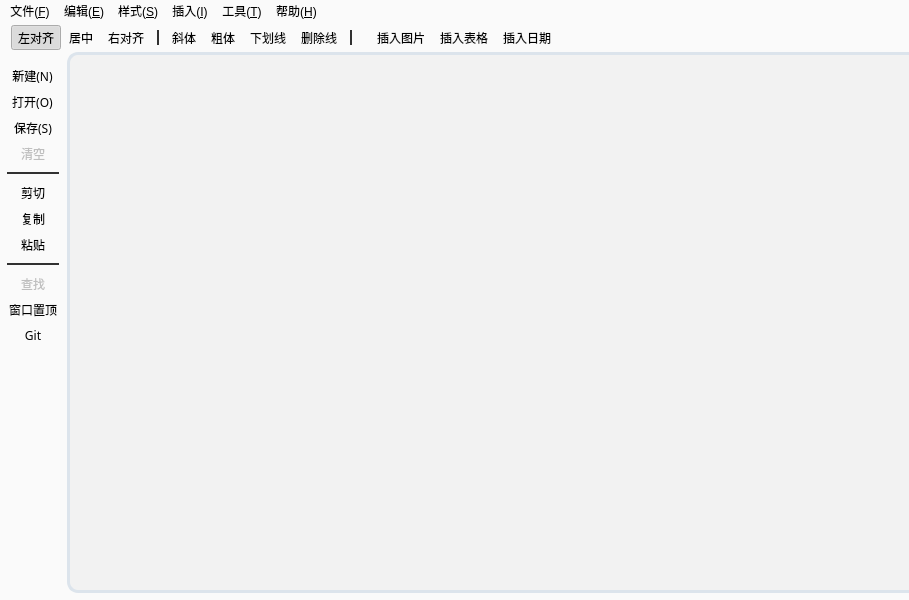
<?xml version="1.0" encoding="UTF-8"?>
<ui version="4.0">
 <class>MainWindow</class>
 <widget class="QMainWindow" name="MainWindow">
  <property name="enabled">
   <bool>true</bool>
  </property>
  <property name="geometry">
   <rect>
    <x>0</x>
    <y>0</y>
    <width>909</width>
    <height>600</height>
   </rect>
  </property>
  <property name="minimumSize">
   <size>
    <width>670</width>
    <height>400</height>
   </size>
  </property>
  <property name="font">
   <font>
    <family>微软雅黑</family>
   </font>
  </property>
  <property name="windowTitle">
   <string>书知编辑器</string>
  </property>
  <property name="windowOpacity">
   <double>1.000000000000000</double>
  </property>
  <property name="styleSheet">
   <string notr="true">QMainWindow
{
background:rgb(250,250,250);
}

QMenu::item:selected
{
background:#aaaaff;
color:rgb(250,250,250);
}

QToolBar
{
/*border-style:none;
border-radius:10px;
padding:3px;
border:3px solid white;
background:lightgray;*/
border-style:none;
background:rgb(250,250,250);
}

QToolBar::separator
{
margin:5 5px;
background:rgb(49, 49, 49);
width:2px;
height:2px;
}

QToolBar::handle
{
background:rgb(250,250,250);
}

QMenuBar
{
background:rgb(250,250,250);
}

QStatusBar
{
background:rgb(250,250,250);
}</string>
  </property>
  <property name="inputMethodHints">
   <set>Qt::ImhNone</set>
  </property>
  <property name="toolButtonStyle">
   <enum>Qt::ToolButtonTextOnly</enum>
  </property>
  <widget class="QWidget" name="centralWidget">
   <property name="font">
    <font>
     <family>微软雅黑</family>
    </font>
   </property>
   <widget class="My_TextEditor" name="txtEdit">
    <property name="geometry">
     <rect>
      <x>1</x>
      <y>0</y>
      <width>861</width>
      <height>541</height>
     </rect>
    </property>
    <property name="sizePolicy">
     <sizepolicy hsizetype="Expanding" vsizetype="Expanding">
      <horstretch>0</horstretch>
      <verstretch>0</verstretch>
     </sizepolicy>
    </property>
    <property name="font">
     <font>
      <family>微软雅黑</family>
      <pointsize>12</pointsize>
      <weight>50</weight>
      <bold>false</bold>
     </font>
    </property>
    <property name="contextMenuPolicy">
     <enum>Qt::DefaultContextMenu</enum>
    </property>
    <property name="layoutDirection">
     <enum>Qt::LeftToRight</enum>
    </property>
    <property name="styleSheet">
     <string notr="true">QTextEdit
{
background-color: transparent;
background:rgb(242,242,242);
padding:3px;
border-radius:11px;
border:3px solid #DCE4EC;
}

QTextEdit:focus
{
border:3px solid #aaaaff;
}</string>
    </property>
    <property name="locale">
     <locale language="Chinese" country="China"/>
    </property>
    <property name="tabChangesFocus">
     <bool>false</bool>
    </property>
    <property name="lineWrapMode">
     <enum>QTextEdit::WidgetWidth</enum>
    </property>
    <property name="lineWrapColumnOrWidth">
     <number>0</number>
    </property>
    <property name="tabStopWidth">
     <number>80</number>
    </property>
    <property name="cursorWidth">
     <number>2</number>
    </property>
   </widget>
  </widget>
  <widget class="QMenuBar" name="menuBar">
   <property name="geometry">
    <rect>
     <x>0</x>
     <y>0</y>
     <width>909</width>
     <height>22</height>
    </rect>
   </property>
   <widget class="QMenu" name="file">
    <property name="title">
     <string>文件(&amp;F)</string>
    </property>
    <widget class="QMenu" name="recentlyOpenedMenu">
     <property name="title">
      <string>最近访问的文件</string>
     </property>
     <addaction name="actClearData"/>
     <addaction name="separator"/>
    </widget>
    <addaction name="actNew"/>
    <addaction name="actOpen"/>
    <addaction name="recentlyOpenedMenu"/>
    <addaction name="separator"/>
    <addaction name="actSave"/>
    <addaction name="actAutoSave"/>
    <addaction name="actSaveAs"/>
    <addaction name="separator"/>
    <addaction name="actAcceptRichText"/>
    <addaction name="actSaveToRichText"/>
    <addaction name="separator"/>
    <addaction name="actSystemTray"/>
    <addaction name="actExit"/>
   </widget>
   <widget class="QMenu" name="edit">
    <property name="title">
     <string>编辑(&amp;E)</string>
    </property>
    <addaction name="actCut"/>
    <addaction name="actCopy"/>
    <addaction name="actPaste"/>
    <addaction name="separator"/>
    <addaction name="actClear"/>
    <addaction name="separator"/>
    <addaction name="actSearch"/>
   </widget>
   <widget class="QMenu" name="help">
    <property name="title">
     <string>帮助(&amp;H)</string>
    </property>
    <addaction name="actHelp"/>
    <addaction name="separator"/>
    <addaction name="actCreateLink"/>
    <addaction name="separator"/>
    <addaction name="actAbout"/>
    <addaction name="actAboutQt"/>
   </widget>
   <widget class="QMenu" name="format">
    <property name="title">
     <string>样式(&amp;S)</string>
    </property>
    <widget class="QMenu" name="WrapMenu">
     <property name="title">
      <string>自动换行...</string>
     </property>
     <addaction name="actNoWrap"/>
     <addaction name="separator"/>
     <addaction name="actWidgetWidth"/>
     <addaction name="actFixedPixelWidth"/>
    </widget>
    <addaction name="actLeftAlign"/>
    <addaction name="actCenter"/>
    <addaction name="actRightAlign"/>
    <addaction name="separator"/>
    <addaction name="actFontBold"/>
    <addaction name="actFontItalic"/>
    <addaction name="actFontUnder"/>
    <addaction name="actFontStrikeout"/>
    <addaction name="separator"/>
    <addaction name="actSetTextColor"/>
    <addaction name="separator"/>
    <addaction name="actToolbarStyle"/>
    <addaction name="separator"/>
    <addaction name="WrapMenu"/>
    <addaction name="actIndent"/>
   </widget>
   <widget class="QMenu" name="inster">
    <property name="title">
     <string>插入(&amp;I)</string>
    </property>
    <addaction name="actInsterPicture"/>
    <addaction name="actInsterForm"/>
    <addaction name="actInsertDate"/>
   </widget>
   <widget class="QMenu" name="tools">
    <property name="title">
     <string>工具(&amp;T)</string>
    </property>
    <widget class="QMenu" name="backgroundMenu">
     <property name="title">
      <string>自定义背景</string>
     </property>
     <addaction name="actBackground_Null"/>
     <addaction name="separator"/>
     <addaction name="actBackground_1"/>
     <addaction name="actBackground_2"/>
     <addaction name="actBackground_3"/>
     <addaction name="actBackground_4"/>
     <addaction name="actBackground_5"/>
     <addaction name="actBackground_6"/>
     <addaction name="actBackground_7"/>
     <addaction name="actBackground_8"/>
     <addaction name="actBackground_9"/>
     <addaction name="actBackground_10"/>
     <addaction name="actBackground_11"/>
    </widget>
    <addaction name="actConcise"/>
    <addaction name="actTomatobell"/>
    <addaction name="separator"/>
    <addaction name="backgroundMenu"/>
   </widget>
   <addaction name="file"/>
   <addaction name="edit"/>
   <addaction name="format"/>
   <addaction name="inster"/>
   <addaction name="tools"/>
   <addaction name="help"/>
  </widget>
  <widget class="QToolBar" name="mainToolBar">
   <property name="enabled">
    <bool>true</bool>
   </property>
   <property name="font">
    <font>
     <family>微软雅黑</family>
     <weight>50</weight>
     <bold>false</bold>
    </font>
   </property>
   <property name="toolButtonStyle">
    <enum>Qt::ToolButtonIconOnly</enum>
   </property>
   <attribute name="toolBarArea">
    <enum>LeftToolBarArea</enum>
   </attribute>
   <attribute name="toolBarBreak">
    <bool>false</bool>
   </attribute>
   <addaction name="actNew"/>
   <addaction name="actOpen"/>
   <addaction name="actSave"/>
   <addaction name="actClear"/>
   <addaction name="separator"/>
   <addaction name="actCut"/>
   <addaction name="actCopy"/>
   <addaction name="actPaste"/>
   <addaction name="separator"/>
   <addaction name="actSearch"/>
   <addaction name="actWindowTop"/>
   <addaction name="actUpdateToGit"/>
  </widget>
  <widget class="QToolBar" name="TextStyleToolBar">
   <property name="font">
    <font>
     <family>微软雅黑</family>
    </font>
   </property>
   <property name="windowTitle">
    <string>toolBar</string>
   </property>
   <property name="toolButtonStyle">
    <enum>Qt::ToolButtonIconOnly</enum>
   </property>
   <attribute name="toolBarArea">
    <enum>TopToolBarArea</enum>
   </attribute>
   <attribute name="toolBarBreak">
    <bool>false</bool>
   </attribute>
   <addaction name="actLeftAlign"/>
   <addaction name="actCenter"/>
   <addaction name="actRightAlign"/>
   <addaction name="separator"/>
   <addaction name="actFontItalic"/>
   <addaction name="actFontBold"/>
   <addaction name="actFontUnder"/>
   <addaction name="actFontStrikeout"/>
   <addaction name="separator"/>
  </widget>
  <widget class="QToolBar" name="InsertToolBar">
   <property name="font">
    <font>
     <family>微软雅黑</family>
    </font>
   </property>
   <property name="windowTitle">
    <string>toolBar</string>
   </property>
   <property name="toolButtonStyle">
    <enum>Qt::ToolButtonIconOnly</enum>
   </property>
   <attribute name="toolBarArea">
    <enum>TopToolBarArea</enum>
   </attribute>
   <attribute name="toolBarBreak">
    <bool>false</bool>
   </attribute>
   <addaction name="actInsterPicture"/>
   <addaction name="actInsterForm"/>
   <addaction name="actInsertDate"/>
  </widget>
  <widget class="QToolBar" name="toolBar">
   <property name="windowTitle">
    <string>toolBar</string>
   </property>
   <attribute name="toolBarArea">
    <enum>TopToolBarArea</enum>
   </attribute>
   <attribute name="toolBarBreak">
    <bool>false</bool>
   </attribute>
  </widget>
  <action name="actCut">
   <property name="icon">
    <iconset resource="../resource/res.qrc">
     <normaloff>:/images/images/icon/cut_128px_1223050_easyicon.net.ico</normaloff>:/images/images/icon/cut_128px_1223050_easyicon.net.ico</iconset>
   </property>
   <property name="text">
    <string>剪切</string>
   </property>
   <property name="toolTip">
    <string>剪切</string>
   </property>
   <property name="font">
    <font>
     <family>微软雅黑</family>
     <pointsize>9</pointsize>
     <weight>50</weight>
     <bold>false</bold>
    </font>
   </property>
   <property name="shortcut">
    <string>Ctrl+X</string>
   </property>
  </action>
  <action name="actCopy">
   <property name="icon">
    <iconset>
     <normalon>:/images/images/icon/copy_128px_1223049_easyicon.net.ico</normalon>
    </iconset>
   </property>
   <property name="text">
    <string>复制</string>
   </property>
   <property name="font">
    <font>
     <family>微软雅黑</family>
     <pointsize>9</pointsize>
     <weight>50</weight>
     <bold>false</bold>
    </font>
   </property>
   <property name="shortcut">
    <string>Ctrl+C</string>
   </property>
  </action>
  <action name="actPaste">
   <property name="icon">
    <iconset resource="../resource/res.qrc">
     <normaloff>:/images/images/icon/clipboard_128px_1222862_easyicon.net.ico</normaloff>:/images/images/icon/clipboard_128px_1222862_easyicon.net.ico</iconset>
   </property>
   <property name="text">
    <string>粘贴</string>
   </property>
   <property name="font">
    <font>
     <family>微软雅黑</family>
     <pointsize>9</pointsize>
     <weight>50</weight>
     <bold>false</bold>
    </font>
   </property>
   <property name="shortcut">
    <string>Ctrl+V</string>
   </property>
  </action>
  <action name="actNew">
   <property name="icon">
    <iconset resource="../resource/res.qrc">
     <normaloff>:/images/images/icon/file_create_128px.ico</normaloff>:/images/images/icon/file_create_128px.ico</iconset>
   </property>
   <property name="text">
    <string>新建(&amp;N)</string>
   </property>
   <property name="toolTip">
    <string>新建文件</string>
   </property>
   <property name="font">
    <font>
     <family>微软雅黑</family>
     <pointsize>9</pointsize>
     <weight>50</weight>
     <bold>false</bold>
    </font>
   </property>
   <property name="shortcut">
    <string>Ctrl+N</string>
   </property>
  </action>
  <action name="actFontBold">
   <property name="checkable">
    <bool>true</bool>
   </property>
   <property name="icon">
    <iconset resource="../resource/res.qrc">
     <normaloff>:/images/images/icon/text_bold_104px_1223110_easyicon.net.ico</normaloff>:/images/images/icon/text_bold_104px_1223110_easyicon.net.ico</iconset>
   </property>
   <property name="text">
    <string>粗体</string>
   </property>
   <property name="toolTip">
    <string>粗体</string>
   </property>
   <property name="font">
    <font>
     <family>微软雅黑</family>
     <pointsize>9</pointsize>
     <weight>50</weight>
     <bold>false</bold>
    </font>
   </property>
   <property name="shortcut">
    <string>Alt+B</string>
   </property>
  </action>
  <action name="actFontItalic">
   <property name="checkable">
    <bool>true</bool>
   </property>
   <property name="checked">
    <bool>false</bool>
   </property>
   <property name="icon">
    <iconset resource="../resource/res.qrc">
     <normaloff>:/images/images/icon/text_italic_101px_1223112_easyicon.net.ico</normaloff>:/images/images/icon/text_italic_101px_1223112_easyicon.net.ico</iconset>
   </property>
   <property name="text">
    <string>斜体</string>
   </property>
   <property name="toolTip">
    <string>斜体</string>
   </property>
   <property name="font">
    <font>
     <family>微软雅黑</family>
     <pointsize>9</pointsize>
     <weight>50</weight>
     <bold>false</bold>
    </font>
   </property>
   <property name="shortcut">
    <string>Alt+I</string>
   </property>
  </action>
  <action name="actFontUnder">
   <property name="checkable">
    <bool>true</bool>
   </property>
   <property name="icon">
    <iconset resource="../resource/res.qrc">
     <normaloff>:/images/images/icon/text_underline_32px_1223113_easyicon.net.ico</normaloff>:/images/images/icon/text_underline_32px_1223113_easyicon.net.ico</iconset>
   </property>
   <property name="text">
    <string>下划线</string>
   </property>
   <property name="font">
    <font>
     <family>微软雅黑</family>
     <pointsize>9</pointsize>
     <weight>50</weight>
     <bold>false</bold>
    </font>
   </property>
   <property name="shortcut">
    <string>Alt+U</string>
   </property>
  </action>
  <action name="actOpen">
   <property name="icon">
    <iconset resource="../resource/res.qrc">
     <normaloff>:/images/images/icon/folder_opened_128px.ico</normaloff>:/images/images/icon/folder_opened_128px.ico</iconset>
   </property>
   <property name="text">
    <string>打开...(&amp;O)</string>
   </property>
   <property name="toolTip">
    <string>打开文件</string>
   </property>
   <property name="font">
    <font>
     <family>微软雅黑</family>
     <pointsize>9</pointsize>
     <weight>50</weight>
     <bold>false</bold>
    </font>
   </property>
   <property name="shortcut">
    <string>Ctrl+O</string>
   </property>
  </action>
  <action name="actSave">
   <property name="icon">
    <iconset resource="../resource/res.qrc">
     <normaloff>:/images/images/icon/floppy_128px_1222830_easyicon.net.ico</normaloff>:/images/images/icon/floppy_128px_1222830_easyicon.net.ico</iconset>
   </property>
   <property name="text">
    <string>保存(&amp;S)</string>
   </property>
   <property name="toolTip">
    <string>保存文件</string>
   </property>
   <property name="font">
    <font>
     <family>微软雅黑</family>
     <weight>50</weight>
     <bold>false</bold>
    </font>
   </property>
   <property name="shortcut">
    <string>Ctrl+S</string>
   </property>
  </action>
  <action name="actExit">
   <property name="icon">
    <iconset resource="../resource/res.qrc">
     <normaloff>:/images/images/icon/arrow_left_curved_128px_1223140_easyicon.net.ico</normaloff>:/images/images/icon/arrow_left_curved_128px_1223140_easyicon.net.ico</iconset>
   </property>
   <property name="text">
    <string>退出</string>
   </property>
   <property name="toolTip">
    <string>退出</string>
   </property>
  </action>
  <action name="actClear">
   <property name="enabled">
    <bool>false</bool>
   </property>
   <property name="icon">
    <iconset resource="../resource/res.qrc">
     <normaloff>:/images/images/icon/delete_128px_1223051_easyicon.net.ico</normaloff>:/images/images/icon/delete_128px_1223051_easyicon.net.ico</iconset>
   </property>
   <property name="text">
    <string>清空</string>
   </property>
   <property name="toolTip">
    <string>清空内容</string>
   </property>
   <property name="font">
    <font>
     <family>微软雅黑</family>
     <pointsize>9</pointsize>
     <weight>50</weight>
     <bold>false</bold>
    </font>
   </property>
  </action>
  <action name="actNoWrap">
   <property name="text">
    <string>关闭自动换行</string>
   </property>
   <property name="toolTip">
    <string>关闭自动换行</string>
   </property>
  </action>
  <action name="actWidgetWidth">
   <property name="text">
    <string>按宽度自动换行</string>
   </property>
   <property name="toolTip">
    <string>按宽度自动换行</string>
   </property>
  </action>
  <action name="actFixedPixelWidth">
   <property name="text">
    <string>按单像素宽度换行</string>
   </property>
   <property name="toolTip">
    <string>按单像素宽度换行</string>
   </property>
  </action>
  <action name="actSaveAs">
   <property name="text">
    <string>另存为...</string>
   </property>
   <property name="toolTip">
    <string>另存为</string>
   </property>
  </action>
  <action name="actSetTextColor">
   <property name="icon">
    <iconset resource="../resource/res.qrc">
     <normaloff>:/images/images/icon/color_palette_128px_1202956_easyicon.net.ico</normaloff>:/images/images/icon/color_palette_128px_1202956_easyicon.net.ico</iconset>
   </property>
   <property name="text">
    <string>调色板</string>
   </property>
   <property name="toolTip">
    <string>调整字体颜色</string>
   </property>
   <property name="font">
    <font>
     <family>微软雅黑</family>
     <weight>50</weight>
     <bold>false</bold>
    </font>
   </property>
   <property name="shortcut">
    <string>Ctrl+P</string>
   </property>
  </action>
  <action name="actLeftAlign">
   <property name="checkable">
    <bool>true</bool>
   </property>
   <property name="checked">
    <bool>true</bool>
   </property>
   <property name="icon">
    <iconset resource="../resource/res.qrc">
     <normaloff>:/images/images/icon/text_align_left_128px_1223107_easyicon.net.ico</normaloff>:/images/images/icon/text_align_left_128px_1223107_easyicon.net.ico</iconset>
   </property>
   <property name="text">
    <string>左对齐</string>
   </property>
   <property name="toolTip">
    <string>将内容与左边距对齐</string>
   </property>
   <property name="font">
    <font>
     <family>微软雅黑</family>
    </font>
   </property>
   <property name="shortcut">
    <string>Ctrl+L</string>
   </property>
  </action>
  <action name="actCenter">
   <property name="checkable">
    <bool>true</bool>
   </property>
   <property name="icon">
    <iconset resource="../resource/res.qrc">
     <normaloff>:/images/images/icon/text_align_center_128px_1223105_easyicon.net.ico</normaloff>:/images/images/icon/text_align_center_128px_1223105_easyicon.net.ico</iconset>
   </property>
   <property name="text">
    <string>居中</string>
   </property>
   <property name="toolTip">
    <string>使内容在界面上居中对齐</string>
   </property>
   <property name="font">
    <font>
     <family>微软雅黑</family>
    </font>
   </property>
   <property name="shortcut">
    <string>Ctrl+E</string>
   </property>
  </action>
  <action name="actRightAlign">
   <property name="checkable">
    <bool>true</bool>
   </property>
   <property name="icon">
    <iconset resource="../resource/res.qrc">
     <normaloff>:/images/images/icon/text_align_right_128px_1223108_easyicon.net.ico</normaloff>:/images/images/icon/text_align_right_128px_1223108_easyicon.net.ico</iconset>
   </property>
   <property name="text">
    <string>右对齐</string>
   </property>
   <property name="toolTip">
    <string>将内容与左边距对齐</string>
   </property>
   <property name="font">
    <font>
     <family>微软雅黑</family>
    </font>
   </property>
   <property name="shortcut">
    <string>Ctrl+R</string>
   </property>
  </action>
  <action name="actSearch">
   <property name="enabled">
    <bool>false</bool>
   </property>
   <property name="icon">
    <iconset resource="../resource/res.qrc">
     <normaloff>:/images/images/icon/Search_128px_1190971_easyicon.net.ico</normaloff>:/images/images/icon/Search_128px_1190971_easyicon.net.ico</iconset>
   </property>
   <property name="text">
    <string>查找</string>
   </property>
   <property name="toolTip">
    <string>查找指定文本</string>
   </property>
   <property name="font">
    <font>
     <family>微软雅黑</family>
    </font>
   </property>
   <property name="shortcut">
    <string>Ctrl+F</string>
   </property>
  </action>
  <action name="actHelp">
   <property name="text">
    <string>获取帮助(&amp;H)</string>
   </property>
   <property name="toolTip">
    <string>获取帮助</string>
   </property>
  </action>
  <action name="actAbout">
   <property name="text">
    <string>关于...(&amp;A)</string>
   </property>
   <property name="toolTip">
    <string>关于书知</string>
   </property>
  </action>
  <action name="actUpdateToGit">
   <property name="icon">
    <iconset resource="../resource/res.qrc">
     <normaloff>:/images/images/icon/vc_git_128px_1097266_easyicon.net.ico</normaloff>:/images/images/icon/vc_git_128px_1097266_easyicon.net.ico</iconset>
   </property>
   <property name="text">
    <string>Git</string>
   </property>
   <property name="toolTip">
    <string>提交至Git</string>
   </property>
   <property name="font">
    <font>
     <family>微软雅黑</family>
    </font>
   </property>
  </action>
  <action name="actToolbarStyle">
   <property name="checkable">
    <bool>true</bool>
   </property>
   <property name="text">
    <string>显示工具栏文字标签</string>
   </property>
   <property name="toolTip">
    <string>显示工具栏文字标签</string>
   </property>
  </action>
  <action name="actSaveToRichText">
   <property name="checkable">
    <bool>true</bool>
   </property>
   <property name="checked">
    <bool>true</bool>
   </property>
   <property name="text">
    <string>保存为富文本</string>
   </property>
   <property name="toolTip">
    <string>保存为富文本(纯文本保存请取消勾选此项)</string>
   </property>
  </action>
  <action name="actAcceptRichText">
   <property name="checkable">
    <bool>true</bool>
   </property>
   <property name="checked">
    <bool>true</bool>
   </property>
   <property name="text">
    <string>接受富文本输入</string>
   </property>
   <property name="toolTip">
    <string>接受富文本输入</string>
   </property>
  </action>
  <action name="actIndent">
   <property name="checkable">
    <bool>true</bool>
   </property>
   <property name="text">
    <string>自动缩进</string>
   </property>
   <property name="toolTip">
    <string>自动缩进</string>
   </property>
   <property name="shortcut">
    <string>Ctrl+I</string>
   </property>
  </action>
  <action name="actAboutQt">
   <property name="text">
    <string>关于Qt</string>
   </property>
   <property name="toolTip">
    <string>关于Qt</string>
   </property>
  </action>
  <action name="actWindowTop">
   <property name="checkable">
    <bool>true</bool>
   </property>
   <property name="checked">
    <bool>false</bool>
   </property>
   <property name="enabled">
    <bool>true</bool>
   </property>
   <property name="icon">
    <iconset resource="../resource/res.qrc">
     <normaloff>:/images/images/icon/WindowTop.ico</normaloff>:/images/images/icon/WindowTop.ico</iconset>
   </property>
   <property name="text">
    <string>窗口置顶</string>
   </property>
   <property name="toolTip">
    <string>窗口置顶</string>
   </property>
   <property name="font">
    <font>
     <family>微软雅黑</family>
    </font>
   </property>
  </action>
  <action name="actClearData">
   <property name="text">
    <string>清空记录</string>
   </property>
  </action>
  <action name="actInsterPicture">
   <property name="icon">
    <iconset resource="../resource/res.qrc">
     <normaloff>:/images/images/icon/image_picture_128px.ico</normaloff>:/images/images/icon/image_picture_128px.ico</iconset>
   </property>
   <property name="text">
    <string>插入图片</string>
   </property>
   <property name="toolTip">
    <string>向富文本框中插入图片</string>
   </property>
   <property name="font">
    <font>
     <family>微软雅黑</family>
    </font>
   </property>
  </action>
  <action name="actInsterForm">
   <property name="icon">
    <iconset resource="../resource/res.qrc">
     <normaloff>:/images/images/icon/spreadsheet_128px.ico</normaloff>:/images/images/icon/spreadsheet_128px.ico</iconset>
   </property>
   <property name="text">
    <string>插入表格</string>
   </property>
   <property name="toolTip">
    <string>向富文本框中插入表格</string>
   </property>
   <property name="font">
    <font>
     <family>微软雅黑</family>
    </font>
   </property>
  </action>
  <action name="actCreateLink">
   <property name="text">
    <string>创建桌面快捷方式</string>
   </property>
   <property name="toolTip">
    <string>创建桌面快捷方式</string>
   </property>
  </action>
  <action name="actInsertDate">
   <property name="icon">
    <iconset resource="../resource/res.qrc">
     <normaloff>:/images/images/icon/calendar_128px.ico</normaloff>:/images/images/icon/calendar_128px.ico</iconset>
   </property>
   <property name="text">
    <string>插入日期</string>
   </property>
   <property name="toolTip">
    <string>插入时间和日期</string>
   </property>
  </action>
  <action name="actConcise">
   <property name="checkable">
    <bool>true</bool>
   </property>
   <property name="text">
    <string>简洁模式</string>
   </property>
  </action>
  <action name="actTomatobell">
   <property name="text">
    <string>番茄钟</string>
   </property>
   <property name="toolTip">
    <string>番茄钟</string>
   </property>
  </action>
  <action name="actBackground_1">
   <property name="checkable">
    <bool>true</bool>
   </property>
   <property name="text">
    <string>泛舟</string>
   </property>
   <property name="toolTip">
    <string>泛舟</string>
   </property>
  </action>
  <action name="actBackground_2">
   <property name="checkable">
    <bool>true</bool>
   </property>
   <property name="text">
    <string>礁石</string>
   </property>
   <property name="toolTip">
    <string>礁石</string>
   </property>
  </action>
  <action name="actBackground_3">
   <property name="checkable">
    <bool>true</bool>
   </property>
   <property name="text">
    <string>澄澈</string>
   </property>
   <property name="toolTip">
    <string>澄澈</string>
   </property>
  </action>
  <action name="actBackground_4">
   <property name="checkable">
    <bool>true</bool>
   </property>
   <property name="text">
    <string>流动</string>
   </property>
   <property name="toolTip">
    <string>流动</string>
   </property>
  </action>
  <action name="actBackground_5">
   <property name="checkable">
    <bool>true</bool>
   </property>
   <property name="text">
    <string>天幕</string>
   </property>
   <property name="toolTip">
    <string>天幕</string>
   </property>
  </action>
  <action name="actBackground_6">
   <property name="checkable">
    <bool>true</bool>
   </property>
   <property name="text">
    <string>跨越</string>
   </property>
   <property name="toolTip">
    <string>跨越</string>
   </property>
  </action>
  <action name="actBackground_7">
   <property name="checkable">
    <bool>true</bool>
   </property>
   <property name="text">
    <string>沙漠</string>
   </property>
   <property name="toolTip">
    <string>沙漠</string>
   </property>
  </action>
  <action name="actBackground_8">
   <property name="checkable">
    <bool>true</bool>
   </property>
   <property name="text">
    <string>云海</string>
   </property>
   <property name="toolTip">
    <string>云海</string>
   </property>
  </action>
  <action name="actBackground_9">
   <property name="checkable">
    <bool>true</bool>
   </property>
   <property name="text">
    <string>雪韵</string>
   </property>
   <property name="toolTip">
    <string>雪韵</string>
   </property>
  </action>
  <action name="actBackground_10">
   <property name="checkable">
    <bool>true</bool>
   </property>
   <property name="text">
    <string>朦胧</string>
   </property>
   <property name="toolTip">
    <string>朦胧</string>
   </property>
  </action>
  <action name="actBackground_Null">
   <property name="checkable">
    <bool>true</bool>
   </property>
   <property name="checked">
    <bool>true</bool>
   </property>
   <property name="text">
    <string>默认背景</string>
   </property>
  </action>
  <action name="actBackground_11">
   <property name="checkable">
    <bool>true</bool>
   </property>
   <property name="text">
    <string>浅湛</string>
   </property>
  </action>
  <action name="actAutoSave">
   <property name="checkable">
    <bool>true</bool>
   </property>
   <property name="text">
    <string>自动保存</string>
   </property>
   <property name="toolTip">
    <string>文本变动100次自动保存文件</string>
   </property>
  </action>
  <action name="actFontStrikeout">
   <property name="checkable">
    <bool>true</bool>
   </property>
   <property name="icon">
    <iconset resource="../resource/res.qrc">
     <normaloff>:/images/images/icon/text_strikeout.ico</normaloff>:/images/images/icon/text_strikeout.ico</iconset>
   </property>
   <property name="text">
    <string>删除线</string>
   </property>
   <property name="font">
    <font>
     <family>微软雅黑</family>
    </font>
   </property>
  </action>
  <action name="actShow">
   <property name="text">
    <string>显示</string>
   </property>
  </action>
  <action name="actSystemTray">
   <property name="checkable">
    <bool>true</bool>
   </property>
   <property name="text">
    <string>退出至系统托盘</string>
   </property>
  </action>
 </widget>
 <layoutdefault spacing="6" margin="11"/>
 <customwidgets>
  <customwidget>
   <class>My_TextEditor</class>
   <extends>QTextEdit</extends>
   <header location="global">my_texteditor.h</header>
  </customwidget>
 </customwidgets>
 <resources>
  <include location="../resource/res.qrc"/>
 </resources>
 <connections>
  <connection>
   <sender>actCut</sender>
   <signal>triggered()</signal>
   <receiver>txtEdit</receiver>
   <slot>cut()</slot>
   <hints>
    <hint type="sourcelabel">
     <x>-1</x>
     <y>-1</y>
    </hint>
    <hint type="destinationlabel">
     <x>338</x>
     <y>268</y>
    </hint>
   </hints>
  </connection>
  <connection>
   <sender>actPaste</sender>
   <signal>triggered()</signal>
   <receiver>txtEdit</receiver>
   <slot>paste()</slot>
   <hints>
    <hint type="sourcelabel">
     <x>-1</x>
     <y>-1</y>
    </hint>
    <hint type="destinationlabel">
     <x>338</x>
     <y>268</y>
    </hint>
   </hints>
  </connection>
  <connection>
   <sender>actCopy</sender>
   <signal>triggered()</signal>
   <receiver>txtEdit</receiver>
   <slot>copy()</slot>
   <hints>
    <hint type="sourcelabel">
     <x>-1</x>
     <y>-1</y>
    </hint>
    <hint type="destinationlabel">
     <x>338</x>
     <y>268</y>
    </hint>
   </hints>
  </connection>
 </connections>
</ui>
